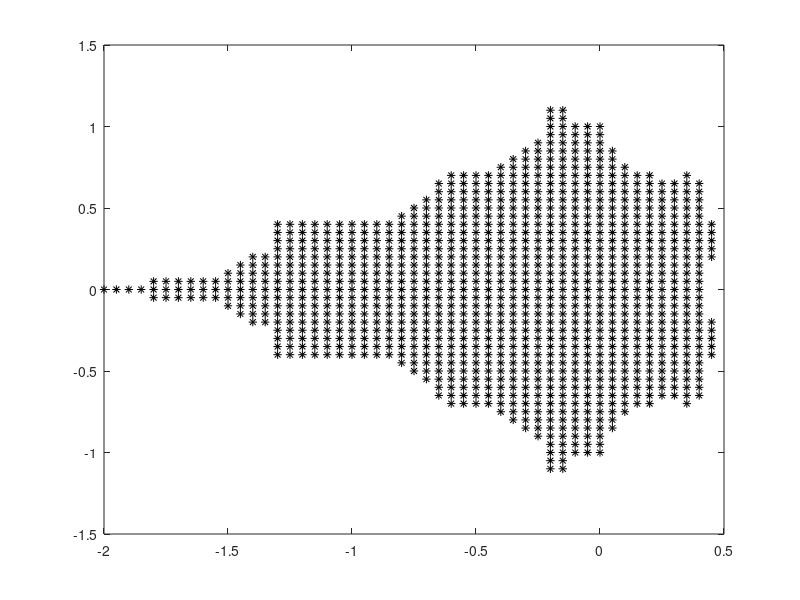

Reproduce this figure in MATLAB.
%The Mandelbrot Set
%F. I. Giasemis

%z_n+1 = z_n^2 + c
%z_n critical = 0, for Mandelbrot

for a = -2:.05:2
    a
    for b = -2:.05:2
        z_n=0;
        c = a+b*j;
        for i=1:10
            z_n = z_n^2 + c;
        end
        if (real(z_n))^2+(imag(z_n))^2 < 10^10
            plot(a, b, '*k')
            hold on
        end
    end
end
